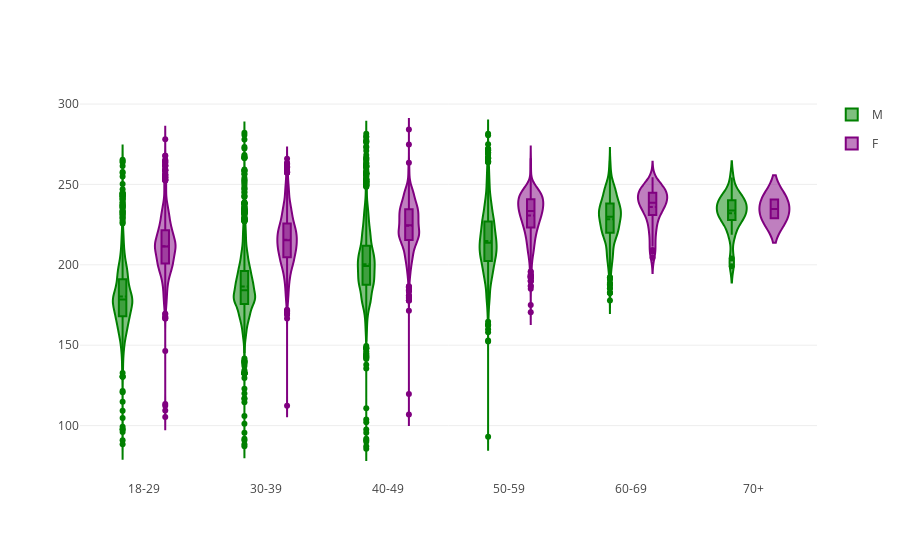

The notebook cell saved with this chart:
### Markdown cell above
### One last visualization for now, a violin plot, grouped by Gender.

### Code cell
fig = {
    "data": [
        {
            "type": 'violin',
            "x": X['agerange'] [ X['gender'] == 'M' ],
            "y": X['official'] [ X['gender'] == 'M' ],
            "legendgroup": 'M',
            "scalegroup": 'M',
            "name": 'M',
            "box": {
                "visible": True
            },
            "meanline": {
                "visible": True
            },
            "line": {
                "color": 'green'
            }
        },
        {
            "type": 'violin',
            "x": X['agerange'] [ X['gender'] == 'F' ],
            "y": X['official'] [ X['gender'] == 'F' ],
            "legendgroup": 'F',
            "scalegroup": 'F',
            "name": 'F',
            "box": {
                "visible": True
            },
            "meanline": {
                "visible": True
            },
            "line": {
                "color": 'purple'
            }
        }
    ],
    "layout" : {
        "yaxis": {
            "zeroline": False,
        },
        "violinmode": "group"
    }
}


iplot(fig, filename = 'violin/grouped', validate = False)

### Figure 1 — Plotly figure (JSON) as saved in the notebook; plotly's stock layout.template omitted (floating-point values rounded to 4 significant figures; data arrays with more than 128 entries replaced by an {"elided": "..."} marker saying what was removed)
{"data": [{"box": {"visible": true}, "legendgroup": "M", "line": {"color": "green"}, "meanline": {"visible": true}, "name": "M", "scalegroup": "M", "type": "violin", "x": {"elided": "9680 str values"}, "y": {"elided": "9680 float values"}}, {"box": {"visible": true}, "legendgroup": "F", "line": {"color": "purple"}, "meanline": {"visible": true}, "name": "F", "scalegroup": "F", "type": "violin", "x": {"elided": "6484 str values"}, "y": {"elided": "6484 float values"}}], "layout": {"violinmode": "group", "yaxis": {"zeroline": false}}}
